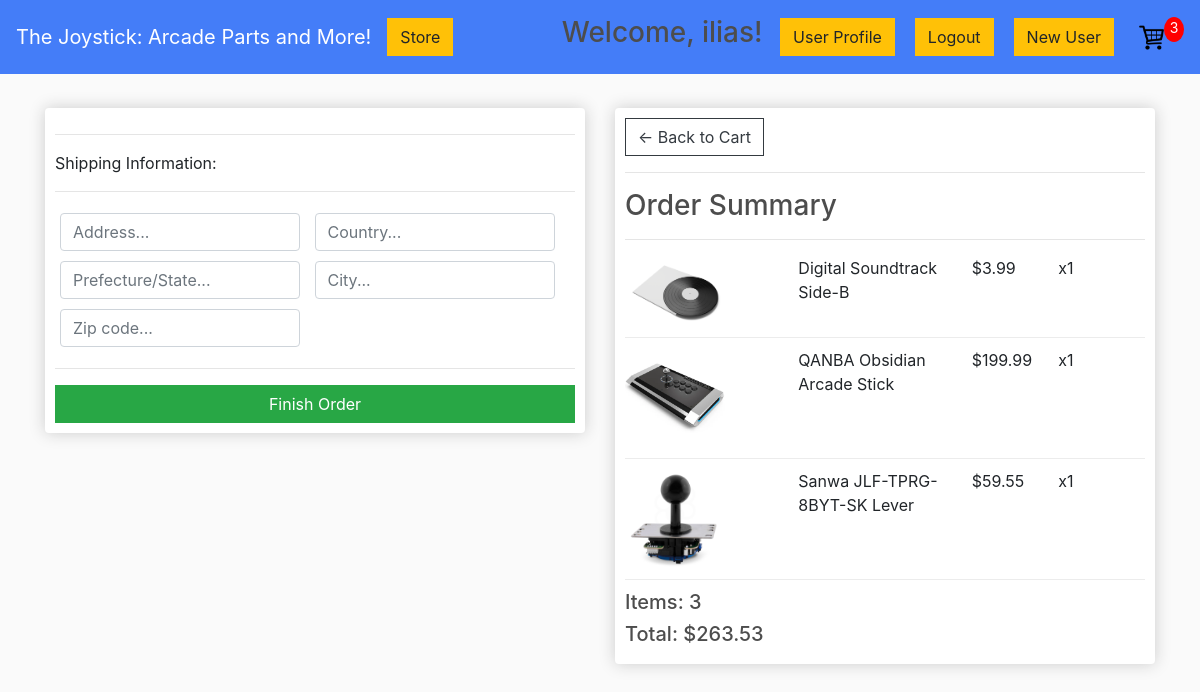
Screenshot of /checkout/ (signed in) with the database file from the repository.
### store/models.py (models this page shows, shortened)
class OrderItem(models.Model):
    product = models.ForeignKey(Product, on_delete=models.SET_NULL, null=True)
    order = models.ForeignKey(Order, on_delete=models.SET_NULL, null=True)
    quantity = models.IntegerField(default=0, null=True, blank=True)
    date_added = models.DateTimeField(auto_now_add=True)
    @property
    def get_total(self):
        total = self.product.price * self.quantity
        return total

class Product(models.Model):
    name = models.CharField(max_length=200)
    price = models.FloatField()
    digital = models.BooleanField(default=False, null=True, blank=True)
    image = models.ImageField(null=True, blank=True)
    @property
    def imageURL(self):
        try:
            url = self.image.url
        except:
            url = ''
        return url

class Order(models.Model):
    customer = models.ForeignKey(Customer, on_delete=models.SET_NULL, null=True, blank=True)
    date_ordered = models.DateTimeField(auto_now_add=True)
    complete = models.BooleanField(default=False)
    transaction_id = models.CharField(max_length=100, null=True)
    @property
    def shipping(self):
        shipping = False
        orderitems = self.orderitem_set.all()
        for i in orderitems:
            if i.product.digital == False:
                shipping = True
        return shipping
    @property
    def get_cart_total(self):
        orderitems = self.orderitem_set.all()
        total = sum([item.get_total for item in orderitems])
        return total
    @property
    def get_cart_items(self):
        orderitems = self.orderitem_set.all()
        total = sum([item.quantity for item in orderitems])
        return total

### store/views.py (the view)
# urls.py: path('checkout/', views.checkout, name="checkout"),
def checkout(request):
    if request.user.is_authenticated:
        customer = request.user.customer
        order, created = Order.objects.get_or_create(customer=customer, complete=False)
        items = order.orderitem_set.all()
        cartItems = order.get_cart_items
    else:
        cookieData = cookieCart(request)
        cartItems = cookieData['cartItems']
        order = cookieData['order']
        items = cookieData['items']
    context = {'items':items, 'order':order, 'cartItems':cartItems}
    return render(request, 'store/checkout.html', context)

### store/templates/store/checkout.html (shortened to what this page needs)
{% extends 'store/main.html' %}
{% load static %}
{% block content %}
     <div class="row">
		<div class="col-lg-6">
			<div class="box-element" id="form-wrapper">
				<form id="form">
					<div id="shipping-info">
						<hr>
						<p>Shipping Information:</p>
						<hr>
						<div class="form-field">
							<input class="form-control" type="text" name="address" placeholder="Address...">
						</div>
						<div class="form-field">
							<input class="form-control" type="text" name="country" placeholder="Country...">
						</div>
						<div class="form-field">
							<input class="form-control" type="text" name="state" placeholder="Prefecture/State...">
						</div>
						<div class="form-field">
							<input class="form-control" type="text" name="city" placeholder="City...">
						</div>
						<div class="form-field">
							<input class="form-control" type="text" name="zipcode" placeholder="Zip code...">
						</div>
					</div>
					<hr>
					<input id="form-button" class="btn btn-success btn-block" type="submit" value="Finish Order">
				</form>
			</div>
			<br>
		</div>
		<div class="col-lg-6">
			<div class="box-element">
				<a  class="btn btn-outline-dark" href="{% url 'cart' %}">&#x2190; Back to Cart</a>
				<hr>
				<h3>Order Summary</h3>
				<hr>
				{% for item in items %}
				<div class="cart-row">
					<div style="flex:2"><img class="row-image" src="{{item.product.imageURL}}"></div>
					<div style="flex:2"><p>{{item.product.name}}</p></div>
					<div style="flex:1"><p>${{item.product.price|floatformat:2}}</p></div>
					<div style="flex:1"><p>x{{item.quantity}}</p></div>
				</div>
				{% endfor %}
				<h5>Items:   {{order.get_cart_items}}</h5>
				<h5>Total:   ${{order.get_cart_total|floatformat:2}}</h5>
			</div>
		</div>
	</div>
{% endblock content %}

### store/templates/store/main.html (shortened to what this page needs)
<!DOCTYPE html>
{% load static %}
<html>
<head>
	<link rel="stylesheet" href="https://stackpath.bootstrapcdn.com/bootstrap/4.4.1/css/bootstrap.min.css">
	<link rel="stylesheet" type="text/css" href="{% static 'css/main.css' %}">
</head>
<body>
	<nav class="navbar navbar-expand-lg navbar-dark bg-dark">
	  <a class="navbar-brand" href="{% url 'store' %}">The Joystick: Arcade Parts and More!</a>
	  <div class="collapse navbar-collapse" id="navbarSupportedContent">
	    <ul class="navbar-nav mr-auto">
	      <li class="nav-item active">
	        <a class="btn btn-warning" href="{% url 'store' %}">Store <span class="sr-only">(current)</span></a>
	      </li>
	    </ul>
	    <div class="form-inline my-2 my-lg-0">
			{% if user.is_authenticated %}
			<h3>Welcome, {{ user.username }}!&nbsp; </h3>
			<a href="{% url 'profile' %}"class="btn btn-warning" style="margin: 10px;">User Profile</a>
			<button id="logout-button" class="btn btn-warning" style="margin: 10px;" onclick="if(confirm('Are you sure you want to log out?')) { location.href='{% url 'logout' %}'; }">Logout</button>
			{% else %}
	     	<a href="{% url 'login' %}"class="btn btn-warning" style="margin: 10px;">Login</a>
			 {% endif %}
			<a href="{% url 'registration' %}" class="btn btn-warning" style="margin: 10px;">New User</a>
	     	<a href="{% url 'cart' %}">
	    		<img  id="cart-icon" src="{% static 'images/cartpng.png' %}">
	    	</a>
	    	<p id="cart-total">{{cartItems}}</p>
	    </div>
	  </div>
	</nav>
     <div class="container">
            <br>
            {% block content %}
            {% endblock content %}
         </div>
</body>
</html>

### static/css/main.css (style rules this page uses)
body { background-color: hsl(0, 0%, 98%); }
h1,h2,h3,h4,h5,h6 { color:hsl(0, 0%, 30%); }
.box-element { box-shadow:hsl(0, 0%, 80%) 0 0 16px; background-color: #fff; border-radius: 4px; padding: 10px; }
.bg-dark { background-color: #447df8!important; }
#cart-icon { width:25px; display: inline-block; margin-left: 15px; }
#cart-total { display: block; text-align: center; color:#fff; background-color: red; width: 20px; height: 25px; border-radius: 50%; font-size: 14px; }
.col-lg-4, .col-lg-6, .col-lg-8, .col-lg-12 { margin-top: 10px; }
.btn { border-radius: 0; }
.row-image { width: 100px; }
.form-field { width:250px; display: inline-block; padding: 5px; }
.cart-row { display: flex; align-items: flex-stretch; padding-bottom: 10px; margin-bottom: 10px; border-bottom: 1px solid #ececec; }

### rows the page displays
OrderItem: product.imageURL (picture), product.name "Digital Soundtrack Side-B", product.price "3.99", quantity "1"
OrderItem: product.imageURL (picture), product.name "QANBA Obsidian Arcade Stick", product.price "199.99", quantity "1"
OrderItem: product.imageURL (picture), product.name "Sanwa JLF-TPRG-8BYT-SK Lever", product.price "59.55", quantity "1"
Order: get_cart_items "3", get_cart_total "263.53"

### other values shown
{{ user.username }} "ilias"
{{ cartItems }} "3"
